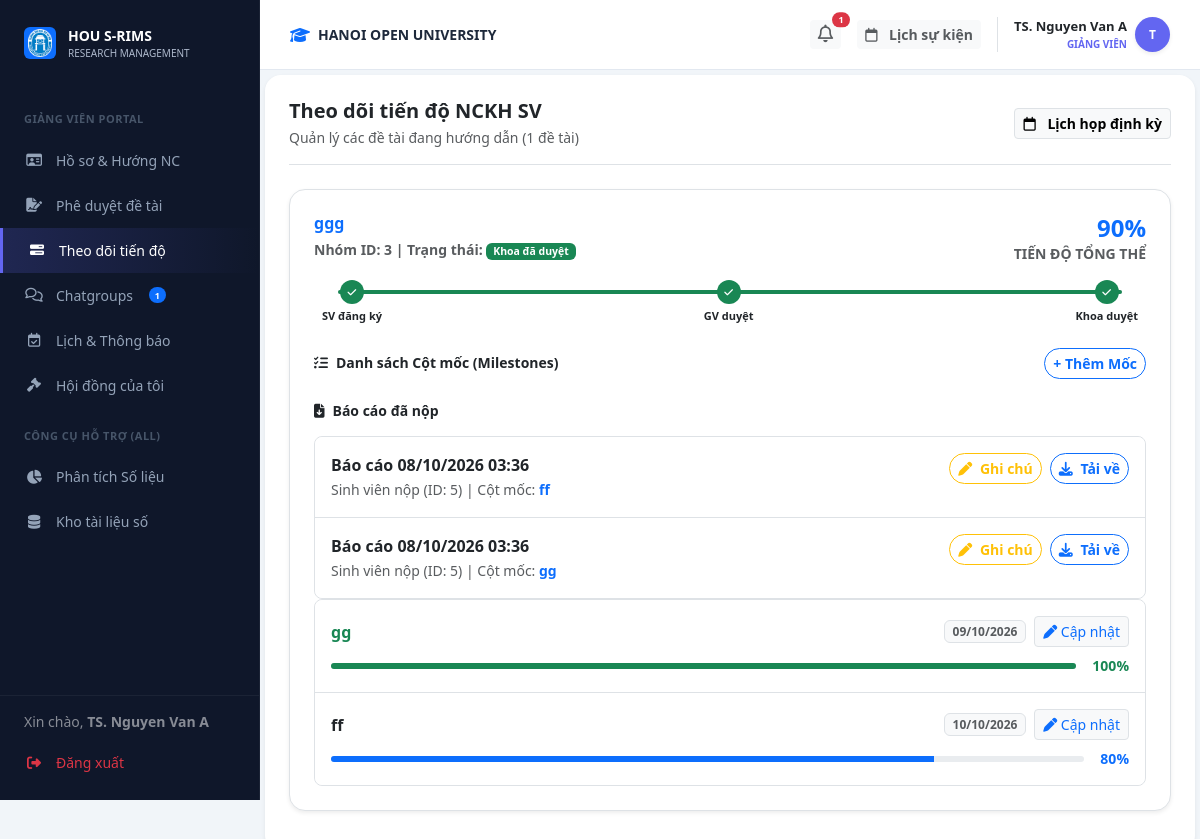
The app's page /lecturer/progress (signed in), older data.
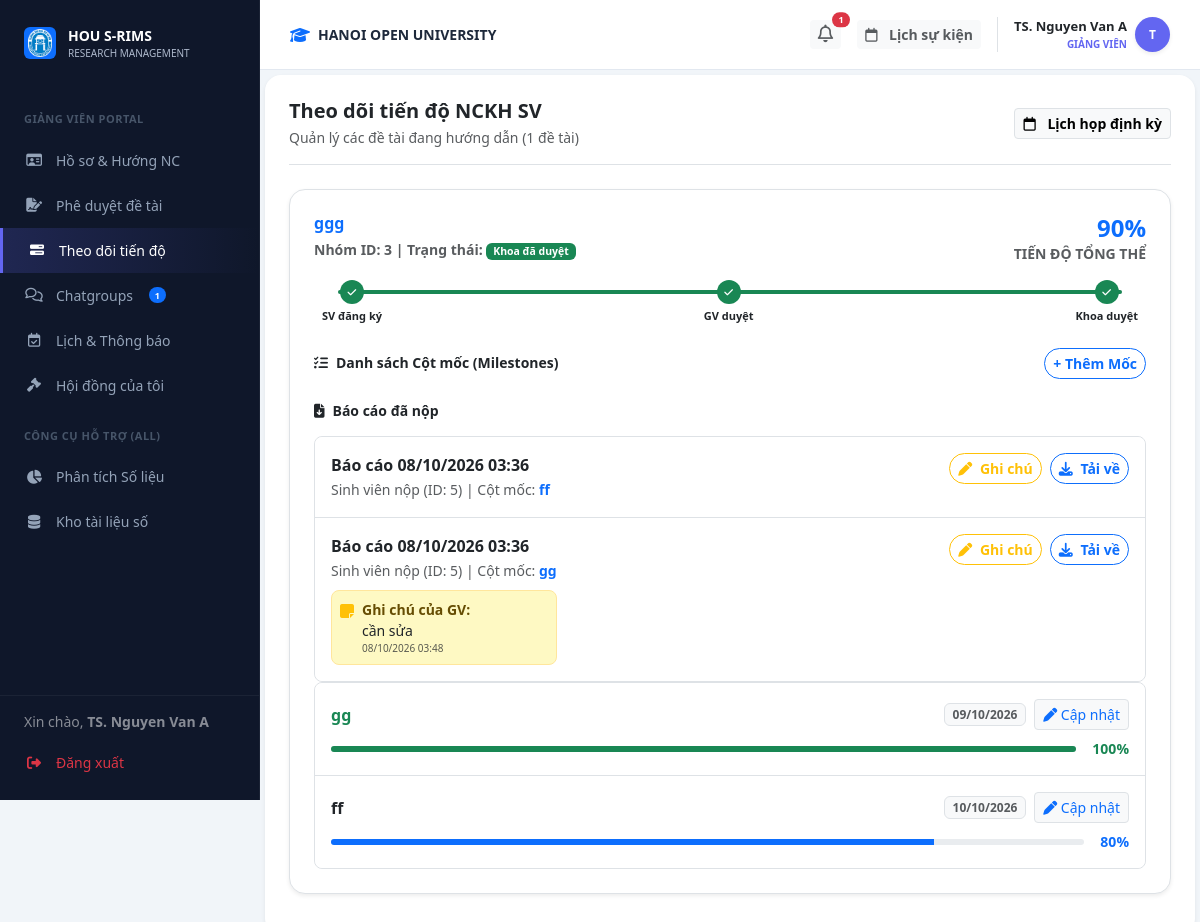
The same page, newer data.
### models.py (models this page shows)
class Submission(db.Model):
    __tablename__ = 'submissions'
    id = db.Column(db.Integer, primary_key=True)
    topic_id = db.Column(db.Integer, db.ForeignKey('topics.id'), nullable=False)
    milestone_id = db.Column(db.Integer, db.ForeignKey('milestones.id'), nullable=True)
    uploader_id = db.Column(db.Integer, db.ForeignKey('users.id'), nullable=False)
    file_url = db.Column(db.String(255), nullable=False)
    type = db.Column(db.String(50), nullable=False)
    submitted_at = db.Column(db.DateTime, default=datetime.utcnow)
    feedback = db.Column(db.Text, nullable=True)
    feedback_at = db.Column(db.DateTime, nullable=True)
    milestone = db.relationship('Milestone', backref='submissions')

class Milestone(db.Model):
    __tablename__ = 'milestones'
    id = db.Column(db.Integer, primary_key=True)
    topic_id = db.Column(db.Integer, db.ForeignKey('topics.id'), nullable=False)
    name = db.Column(db.String(100), nullable=False)
    deadline = db.Column(db.DateTime, nullable=False)
    description = db.Column(db.Text, nullable=True)
    status = db.Column(db.String(20), default='pending')

### routes/lecturer_bp.py (the view)
@lecturer_bp.route('/progress')
def progress():
    user_id = session.get('user_id')
    my_topics = Topic.query.join(Batch).filter(Topic.mentor_id == user_id, Topic.status.in_(['faculty_pending', 'approved']), Batch.status == 'active').all()
    all_milestones = []
    if my_topics:
        for t in my_topics:
            t.submissions = Submission.query.filter_by(topic_id=t.id).order_by(Submission.submitted_at.desc()).all()
            t.milestones_list = Milestone.query.filter_by(topic_id=t.id).order_by(Milestone.deadline.asc()).all()
            total_progress = 0
            for m in t.milestones_list:
                p = Progress.query.filter_by(milestone_id=m.id).order_by(Progress.updated_at.desc()).first()
                m.progress_pct = p.percentage if p else 0
                total_progress += m.progress_pct
                all_milestones.append(m)
            if len(t.milestones_list) > 0:
                total_progress = total_progress // len(t.milestones_list)
            t.total_progress = total_progress
    return render_template('lecturer/progress.html', all_mentored_topics=my_topics, all_milestones=all_milestones)

### routes/lecturer_bp.py (called while the page is built)
@lecturer_bp.before_request
def require_lecturer():
    if session.get('role') != 'lecturer':
        return redirect(url_for('auth.login'))

### templates/lecturer/progress.html (shortened to what the changed rows need)
{% extends "layouts/lecturer_layout.html" %}
{% block lecturer_content %}
<div id="view-l-progress" class="fade-in ">
                <div class="card border-0 shadow-sm rounded-4 p-4">
                    {% if all_mentored_topics %}
                        {% for t in all_mentored_topics %}
                        {% set status_map = {'pending': 1, 'faculty_pending': 2, 'approved': 3} %}
                        {% set step = status_map.get(t.status, 1) %}
                        <div class="bg-white border rounded-4 p-4 mb-3 shadow-sm">
                            <div class="d-flex justify-content-between mb-3">
                                <div>
                                    <h6 class="fw-bold text-primary mb-1">{{ t.title }}</h6>
                                    <small class="text-muted fw-bold">Nhóm ID: {{ t.group_id or 'N/A' }} | Trạng thái:
                                    <span class="badge {% if t.status == 'approved' %}bg-success{% elif t.status == 'faculty_pending' %}bg-warning text-dark{% else %}bg-secondary{% endif %}">
                                        {% if t.status == 'pending' %}Chờ GV duyệt
                                        {% elif t.status == 'faculty_pending' %}GV đã duyệt - Chờ Khoa
                                        {% elif t.status == 'approved' %}Khoa đã duyệt
                                        {% else %}{{ t.status | upper }}{% endif %}
                                    </span></small>
                                </div>
                                <div class="text-end">
                                    <div class="h4 fw-bold text-primary mb-0">{{ t.total_progress | default(0) }}%</div>
                                    <div class="small text-muted fw-bold">TIẾN ĐỘ TỔNG THỂ</div>
                                </div>
                            </div>
                            <div class="position-relative mb-4 mt-3 px-2">
                                {% set pct_timeline = (step - 1) * 50 %}
                                <div class="d-flex justify-content-between position-relative" style="z-index: 2;">
                                    <div class="text-center">
                                        <div class="{% if step >= 1 %}bg-success{% else %}bg-white border{% endif %} text-white rounded-circle d-flex align-items-center justify-content-center mx-auto mb-1" style="width:24px;height:24px; font-size:10px;">
                                            {% if step >= 1 %}<i class="fa-solid fa-check"></i>{% else %}<span class="text-muted">1</span>{% endif %}
                                        </div>
                                        <div class="small fw-bold" style="font-size:11px;">SV đăng ký</div>
                                    </div>
                                    <div class="text-center">
                                        <div class="{% if step >= 2 %}bg-success{% elif step == 1 %}bg-primary{% else %}bg-white border{% endif %} text-white rounded-circle d-flex align-items-center justify-content-center mx-auto mb-1" style="width:24px;height:24px; font-size:10px;">
                                            {% if step >= 2 %}<i class="fa-solid fa-check"></i>{% else %}<i class="fa-solid fa-hourglass-half" style="font-size:9px;"></i>{% endif %}
                                        </div>
                                        <div class="small fw-bold {% if step == 1 %}text-primary{% endif %}" style="font-size:11px;">GV duyệt</div>
                                    </div>
                                    <div class="text-center">
                                        <div class="{% if step >= 3 %}bg-success{% elif step == 2 %}bg-primary{% else %}bg-white border{% endif %} text-white rounded-circle d-flex align-items-center justify-content-center mx-auto mb-1" style="width:24px;height:24px; font-size:10px;">
                                            {% if step >= 3 %}<i class="fa-solid fa-check"></i>{% elif step == 2 %}<i class="fa-solid fa-hourglass-half" style="font-size:9px;"></i>{% else %}<span class="text-muted">3</span>{% endif %}
                                        </div>
                                        <div class="small fw-bold {% if step == 2 %}text-primary{% endif %}" style="font-size:11px;">Khoa duyệt</div>
                                    </div>
                                </div>
                            </div>
                            {% if t.status == 'approved' %}
                            <div class="mt-4">
                                <div class="d-flex justify-content-between align-items-center mb-3">
                                    <h6 class="fw-bold mb-0 small"><i class="fa-solid fa-list-check me-2"></i>Danh sách Cột mốc (Milestones)</h6>
                                    <button class="btn btn-sm btn-outline-primary rounded-pill fw-bold" onclick="openAddMilestoneModal({{ t.id }})">+ Thêm Mốc</button>
                                </div>
                                <div class="mt-4">
                                    <h6 class="fw-bold mb-3 small"><i class="fa-solid fa-file-arrow-down me-2"></i>Báo cáo đã nộp</h6>
                                    {% if t.submissions %}
                                        <div class="list-group list-group-flush border rounded-3">
                                        {% for sub in t.submissions %}
                                            <div class="list-group-item p-3">
                                                <div class="d-flex justify-content-between align-items-start">
                                                    <div>
                                                        <div class="fw-bold text-dark">Báo cáo {{ sub.submitted_at.strftime('%d/%m/%Y %H:%M') }}</div>
                                                        <small class="text-muted">Sinh viên nộp (ID: {{ sub.uploader_id }})
                                                        {% if sub.milestone %} | Cột mốc: <span class="fw-bold text-primary">{{ sub.milestone.name }}</span>{% endif %}
                                                        </small>
                                                        {% if sub.feedback %}
                                                        <div class="mt-2 p-2 rounded-3 bg-warning-subtle border border-warning-subtle d-flex gap-2">
                                                            <i class="fa-solid fa-note-sticky text-warning mt-1 flex-shrink-0"></i>
                                                            <div>
                                                                <div class="small fw-bold text-warning-emphasis">Ghi chú của GV:</div>
                                                                <div class="small text-dark">{{ sub.feedback }}</div>
                                                                {% if sub.feedback_at %}
                                                                <div class="text-muted" style="font-size:10px;">{{ sub.feedback_at.strftime('%d/%m/%Y %H:%M') }}</div>
                                                                {% endif %}
                                                            </div>
                                                        </div>
                                                        {% endif %}
                                                    </div>
                                                    <div class="d-flex gap-2 flex-shrink-0 ms-3">
                                                        <button class="btn btn-sm btn-outline-warning rounded-pill fw-bold"
                                                            onclick="openFeedbackModal({{ sub.id }}, '{{ sub.feedback|replace("'", "\\'") if sub.feedback else '' }}')">
                                                            <i class="fa-solid fa-pen me-1"></i> Ghi chú
                                                        </button>
                                                        <a href="/api/submissions/download/{{ sub.id }}" class="btn btn-sm btn-outline-primary rounded-pill fw-bold">
                                                            <i class="fa-solid fa-download me-1"></i> Tải về
                                                        </a>
                                                    </div>
                                                </div>
                                            </div>
                                        {% endfor %}
                                        </div>
                                    {% else %}
                                        <div class="text-center p-3 border rounded-3 bg-light text-muted small">Chưa có báo cáo nào được nộp.</div>
                                    {% endif %}
                                </div>
                                {% if t.milestones_list %}
                                <div class="list-group list-group-flush border rounded-3">
                                    {% for m in t.milestones_list %}
                                    <div class="list-group-item p-3">
                                        <div class="d-flex justify-content-between align-items-center mb-2">
                                            <div class="fw-bold {{ 'text-success' if m.progress_pct == 100 else 'text-dark' }}">{{ m.name }}</div>
                                            <div class="d-flex gap-2 align-items-center">
                                                <span class="badge bg-light text-muted border">{{ m.deadline.strftime('%d/%m/%Y') }}</span>
                                                <button class="btn btn-sm btn-light text-primary border" onclick="updateMilestoneProgress({{ m.id }}, {{ m.progress_pct }}, '{{ m.name|replace('\'', '\\\'') }}')"><i class="fa-solid fa-pen"></i> Cập nhật</button>
                                            </div>
                                        </div>
                                        <div class="d-flex align-items-center gap-3">
                                            <div class="progress flex-grow-1" style="height: 6px;">
                                                <div class="progress-bar {{ 'bg-success' if m.progress_pct == 100 else 'bg-primary' }}" style="width: {{ m.progress_pct }}%"></div>
                                            </div>
                                            <div class="small fw-bold {{ 'text-success' if m.progress_pct == 100 else 'text-primary' }}">{{ m.progress_pct }}%</div>
                                        </div>
                                    </div>
                                    {% endfor %}
                                </div>
                                {% else %}
                                    <div class="text-center p-4 border rounded-3 bg-light text-muted small">
                                        Đề tài này chưa thiết lập cột mốc nào.
                                    </div>
                                {% endif %}
                            </div>
                            {% else %}
                            <div class="mt-2 text-center p-4 border rounded-3 bg-light text-muted small">
                                Đề tài đang chờ Khoa/Viện phê duyệt chính thức. Bạn chưa thể thiết lập Cột mốc tiến độ cho đề tài này.
                            </div>
                            {% endif %}
                        </div>
                        {% endfor %}
                    {% else %}
                        <div class="text-center text-muted py-5">
                            <i class="fa-solid fa-clipboard-list fs-1 d-block mb-3 opacity-25"></i>
                            <div class="fw-bold">Chưa có đề tài nào đang hướng dẫn</div>
                            <div class="small">Sinh viên cần đăng ký và chọn bạn làm mentor</div>
                        </div>
                    {% endif %}
                </div>
        </div>
{% endblock %}

Row changes from the older to the newer data that the page shows:
changed Submission "gg": feedback (not shown) → "cần sửa"; feedback_at (not shown) → "08/10/2026 03:48"
